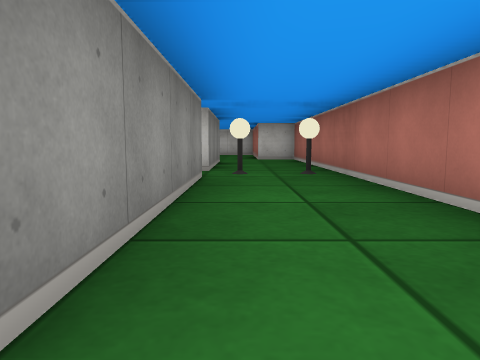
[1] (above)

12 first-person views from a walk through a cub3D ray-caster map. The camera is about half as high as the walls, tilts 6° down and sees 70° across. The floor is counted in squares. Each view is taken from the middle of a square. On the plan, view 1 faces up. The plan holds only what a view shows up to about 9 squares ahead; the rest is blank. The place goes on beyond the plan.

[2]
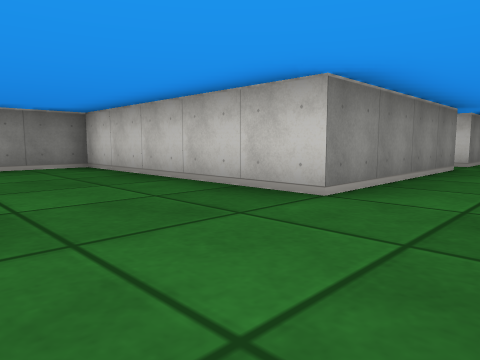

[3]
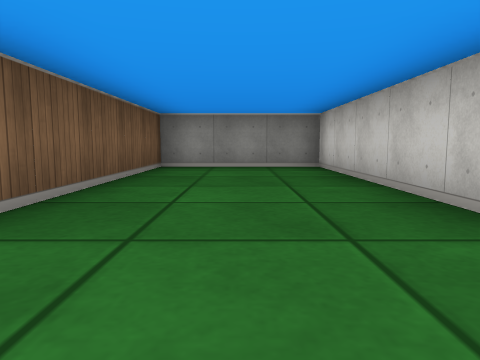

[4]
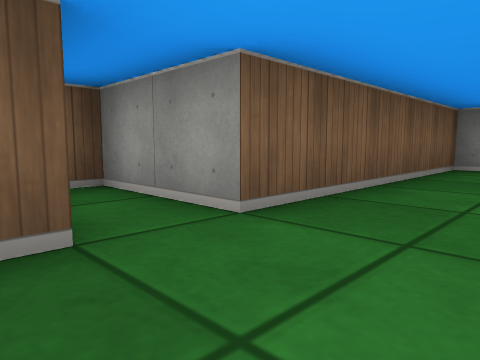

[5]
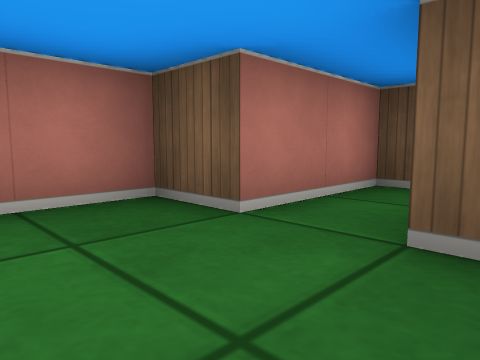

[6]
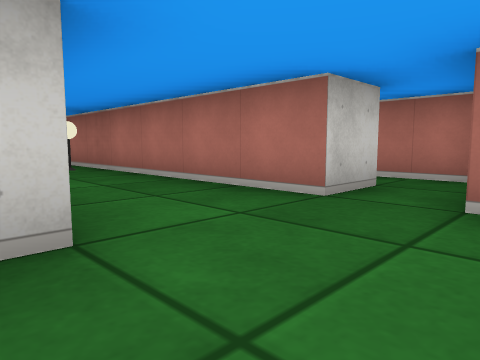

[7]
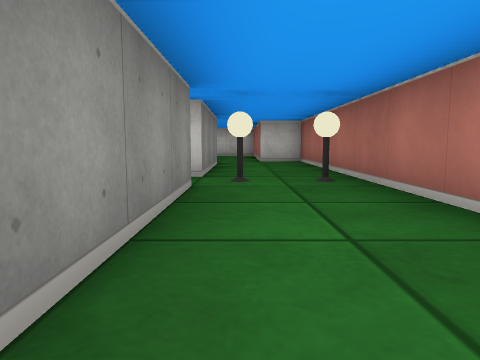

[8]
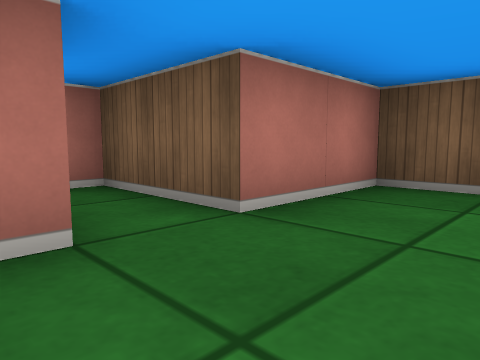

[9]
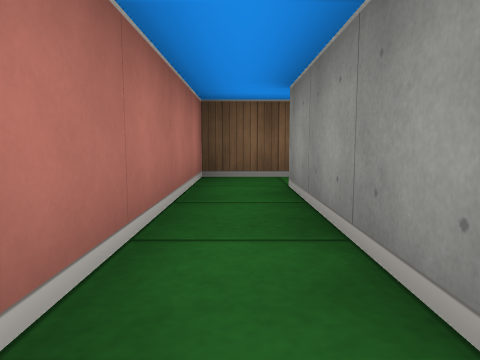

[10]
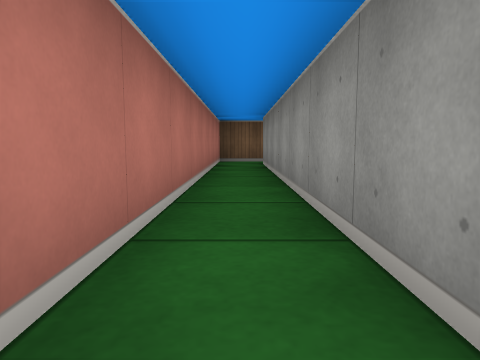

[11]
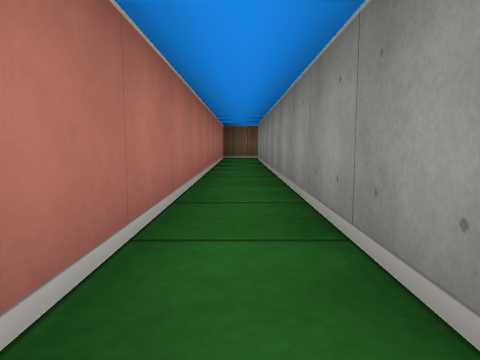

[12]
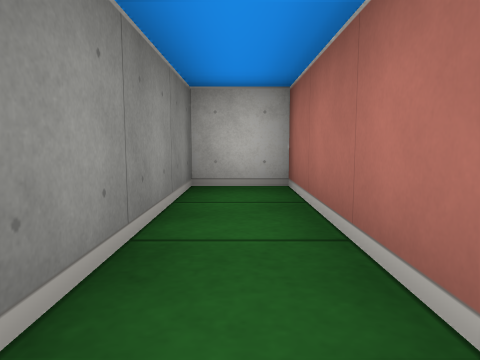

### Floor plan
Points are (right, up) in squares from view 1. A wall is a line through its corners. A room is listed if a view was taken in it or the views show most of it. See-through windows are left out.
Room 1 (views 1, 2, 3, 4, 5, 6, 7, 8)
walls: (1.5, 0.5) (1.5, 9.5); (-0.5, 4.6) (-0.5, 0.5) (-5.5, 0.5) (-5.5, -2.5) (-0.5, -2.5) (-0.5, -4.5) (0.5, -4.5) (0.5, -2.5) (1.5, -2.5) (1.5, -0.5)
ways out: opening at (2, 0) to room 2
objects: lamp (0, 5); lamp (1, 5)
Room 2 (views 9, 10, 11, 12)
walls: (1.5, -0.5) (3.5, -0.5) (3.5, 10.5) (2.5, 10.5) (2.5, 0.5) (1.5, 0.5)
ways out: opening at (2, 0) to room 1

Positions as (right, up) in squares from view 1, and headings:
1: (0, 0), facing up
2: (1, -2), facing up-left
3: (1, -1), facing left
4: (1, -1), facing down-left
5: (-1, -1), facing down-right
6: (-1, -1), facing up-right
7: (0, 1), facing up
8: (0, 1), facing down-right
9: (3, 4), facing down
10: (3, 8), facing down
11: (3, 10), facing down
12: (3, 7), facing up
